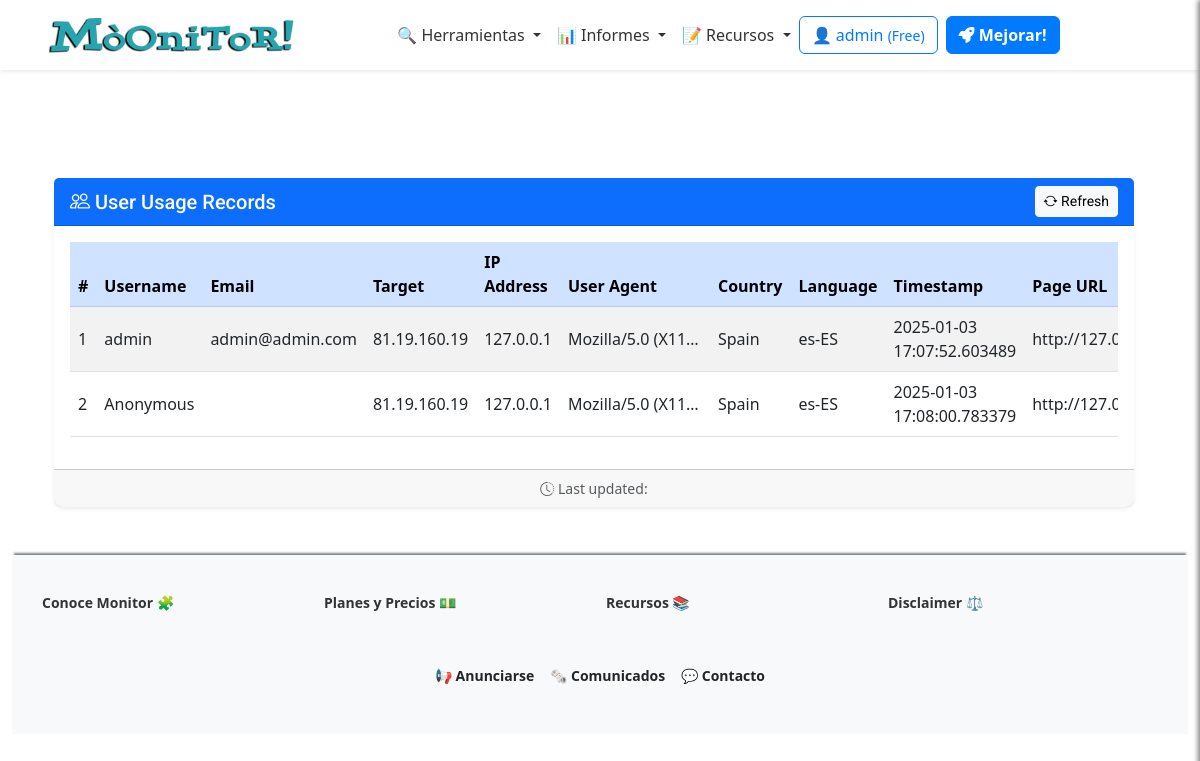
/admin/activity (signed in), run on an earlier commit of the app's database.
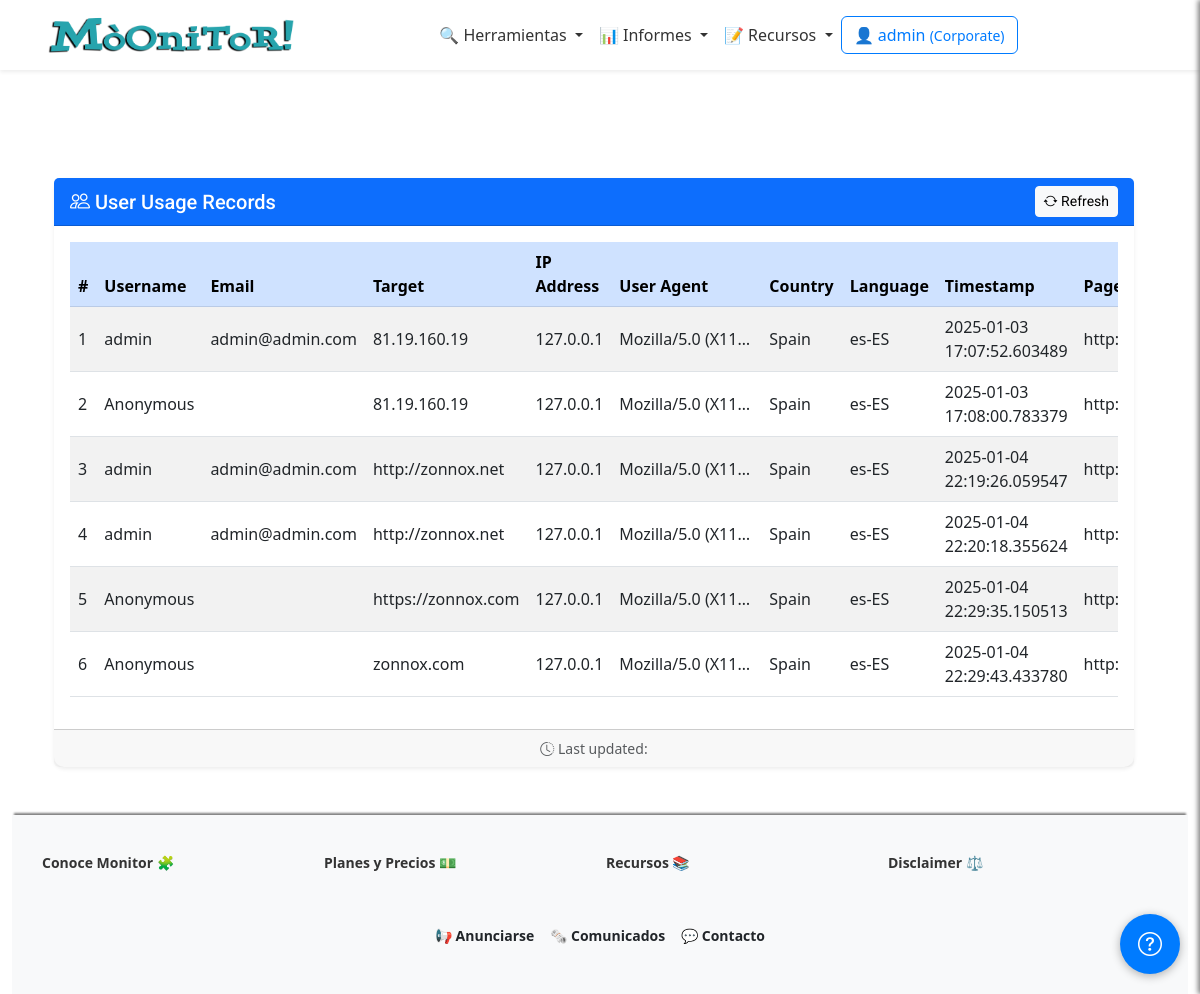
And on a later commit of the database.
### app/models/user_model.py (models this page shows, shortened)
class Users(UserMixin, db.Model):
    __tablename__ = 'Users'
    id = db.Column(db.Integer, primary_key=True)
    username = db.Column(db.String(80), unique=True, nullable=False)
    email = db.Column(db.String(120), unique=True, nullable=False)
    password_hash = db.Column(db.String(255), nullable=False)
    token = db.Column(db.String(255), index=True, unique=True)
    active = db.Column(db.Boolean, default=False)
    registered_on = db.Column(db.DateTime, nullable=False, default=datetime.datetime.utcnow)
    config = db.Column(JSONType)
    role = db.Column(db.String(20), nullable=False, default='usuario')
    subscription_plan = db.Column(Enum('Free', 'Pro', 'Corporate', name='subscription_plans'), default='Free')
    subscription_currency = db.Column(db.String(3), default='USD')  # ISO currency codes (e.g., USD, EUR)
    subscription_expiration = db.Column(db.DateTime, nullable=True)
    subscription_frequency = db.Column(Enum('Monthly', 'Annually', name='subscription_frequency'), default='Monthly')
    primary_payment = db.Column(JSONType, nullable=True)  # IBAN, SWIFT, etc.
    secondary_payment = db.Column(JSONType, nullable=True)
    transactions = db.relationship('Transaction', backref='user', lazy=True)

### app/models/usage_model.py (models this page shows, shortened)
class Activity(db.Model):
    __tablename__='Activity'
    id = db.Column(db.Integer, primary_key=True)
    username = db.Column(db.String(64))
    target = db.Column(db.String(256))
    email = db.Column(db.String(120))
    ip_address = db.Column(db.String(15))
    user_agent = db.Column(db.String(256))
    country = db.Column(db.String(64))
    language = db.Column(db.String(64))
    timestamp = db.Column(db.DateTime, index=True, default=datetime.utcnow())
    page_url = db.Column(db.String(256))

### app/views/logs_views.py (the view)
@app.route('/admin/activity')
@login_required
def activity():
    breadcrumbs = [
    {'url': '/admin', 'text': 'Admin'},
    {'url': '/admin/activity', 'text': 'Actividad'}
    ]
    records = Activity.query.all()
    return render_template('activity.html', records=records, breadcrumbs=breadcrumbs)

### app/__init__.py (called while the page is built)
@app.context_processor
def inject_sidebar_info():
    return dict(is_admin=current_user.is_authenticated and current_user.role == 'admin')

@app.context_processor
def inject_breadcrumb():
    breadcrumbs = [
        {'url': '/', 'text': 'Inicio'},
        {'url': '/profile', 'text': 'Opcion 1'},
        {'url': '/profile/edit', 'text': 'Sub opcion 1'}
    ]
    return {'breadcrumbs': breadcrumbs}

@app.context_processor
def inject_grouped_tools():
    grouped_tools = {}
    for category, tools_in_category in groupby(sorted(tools, key=itemgetter('category')), key=itemgetter('category')):
        subcategories = {}
        for subcategory, tools_in_subcategory in groupby(sorted(tools_in_category, key=itemgetter('subcategory')), key=itemgetter('subcategory')):
            subcategories[subcategory] = list(tools_in_subcategory)
        grouped_tools[category] = subcategories
    return dict(grouped_tools=grouped_tools)

@login_manager.user_loader
def load_user(user_id):
    return Users.query.get(int(user_id))

### app/templates/activity.html (shortened to what this page needs)
{% extends "base.html" %}
{% block content %}
<div class="container my-5">
    <div class="row">
        <div class="col-12">
            <div class="card shadow-sm border-0">
                <div class="card-header bg-primary text-white d-flex justify-content-between align-items-center">
                    <h2 class="h5 mb-0"><i class="bi bi-people"></i> User Usage Records</h2>
                    <button class="btn btn-light btn-sm">
                        <i class="bi bi-arrow-repeat"></i> Refresh
                    </button>
                </div>
                <div class="card-body">
                    {% if records %}
                    <div class="table-responsive">
                        <table id="usageRecordsTable" class="table table-striped table-hover align-middle">
                            <thead class="table-primary">
                                <tr>
                                    <th>#</th>
                                    <th>Username</th>
                                    <th>Email</th>
                                    <th>Target</th>
                                    <th>IP Address</th>
                                    <th>User Agent</th>
                                    <th>Country</th>
                                    <th>Language</th>
                                    <th>Timestamp</th>
                                    <th>Page URL</th>
                                </tr>
                            </thead>
                            <tbody>
                                {% for record in records %}
                                <tr>
                                    <td>{{ record.id }}</td>
                                    <td>{{ record.username }}</td>
                                    <td>{{ record.email }}</td>
                                    <td>{{ record.target }}</td>
                                    <td>{{ record.ip_address }}</td>
                                    <td class="text-truncate" style="max-width: 150px;" title="{{ record.user_agent }}">
                                        {{ record.user_agent }}
                                    </td>
                                    <td>{{ record.country }}</td>
                                    <td>{{ record.language }}</td>
                                    <td>{{ record.timestamp }}</td>
                                    <td class="text-truncate" style="max-width: 150px;" title="{{ record.page_url }}">
                                        {{ record.page_url }}
                                    </td>
                                </tr>
                                {% endfor %}
                            </tbody>
                        </table>
                    </div>
                    {% else %}
                    <div class="alert alert-warning text-center" role="alert">
                        <i class="bi bi-info-circle"></i> No usage records found.
                    </div>
                    {% endif %}
                </div>
                <div class="card-footer text-muted text-center small">
                    <i class="bi bi-clock-history"></i> Last updated: {{ current_time }}
                </div>
            </div>
        </div>
    </div>
</div>
{% endblock %}

### app/templates/base.html (shortened to what this page needs)
<!DOCTYPE html>
<html lang="en">
<head>
    <link href="https://cdn.jsdelivr.net/npm/bootstrap@5.3.0-alpha1/dist/css/bootstrap.min.css" rel="stylesheet">
    <link href="https://cdnjs.cloudflare.com/ajax/libs/font-awesome/6.0.0-beta3/css/all.min.css" rel="stylesheet">
    <link href="https://cdn.jsdelivr.net/npm/simple-datatables@latest/dist/style.css" rel="stylesheet">
    <link rel="stylesheet"
        href="https://cdnjs.cloudflare.com/ajax/libs/bootstrap-icons/1.8.1/font/bootstrap-icons.min.css">
    <link rel="stylesheet" href="{{ url_for('static', filename='css/style.css') }}">
</head>
<body>
    {% include 'inc/header.html' %}
    <div class="container-fluid">
        <div class="row-0">
            <div class="col" id="main-content">
                <div class="container mt-0">
                    {% block content %}
                    {% endblock %}
                </div>
                {% include 'inc/footer.html' %}
            </div>
        </div>
    </div>
    {% if current_user.subscription_plan == "Corporate" %}
        {% include 'inc/helpdesk.html' %}
    {% endif %}
</body>
</html>

### app/templates/inc/header.html
<header class="header">
  {% include 'inc/navbar.html' %}
</header>

### app/templates/inc/navbar.html (shortened to what this page needs)
<nav class="navbar navbar-expand-lg navbar-light bg-white shadow-sm">
  <div class="container">
    <a class="navbar-brand mx-auto" href="{{ url_for('index') }}">
      <img src="{{ url_for('static', filename='logo.png') }}" alt="Logo" height="50"
        class="d-inline-block align-text-top">
    </a>
    <div class="collapse navbar-collapse justify-content-center" id="navbarNav">
      <ul class="navbar-nav align-items-center">
        <li class="nav-item dropdown">
          <a class="nav-link dropdown-toggle" href="#" id="domainDnsDropdown" role="button" data-bs-toggle="dropdown"
            aria-expanded="false">
            🔍 Herramientas
          </a>
        </li>
        <li class="nav-item dropdown">
          <a class="nav-link dropdown-toggle" href="#" id="domainDnsDropdown" role="button" data-bs-toggle="dropdown"
            aria-expanded="false">
            📊 Informes
          </a>
        </li>
        <li class="nav-item dropdown">
          <a class="nav-link dropdown-toggle" href="#" id="domainDnsDropdown" role="button" data-bs-toggle="dropdown"
            aria-expanded="false">
            📝 Recursos
          </a>
        </li>
      </ul>
    <div class="d-flex flex-column flex-sm-row align-items-center justify-content-center ms-0 mb-3 mt-3">
      {% if current_user.is_authenticated %}
          <a href="/dashboard" class="btn btn-outline-primary mb-2 mb-sm-0 me-sm-2">
              <span class="item-responsive">👤 {{ current_user.username }}
                  <small>({{ current_user.subscription_plan }})</small>
              </span>
          </a>
          {% if current_user.subscription_plan == "Free" %}
              <a class="btn btn-primary mb-2 mb-sm-0 me-sm-2 text-decoration-none fw-semibold" href="{{ url_for('edit_subscription') }}">
                  <i class="fa-solid fa-rocket"></i> Mejorar!
              </a>
          {% elif current_user.subscription_plan == "Pro" %}
              <a class="btn btn-primary mb-2 mb-sm-0 me-sm-2 text-decoration-none fw-semibold" href="{{ url_for('edit_subscription') }}">
                  <i class="fa-solid fa-crown"></i> Probar Corporate!
              </a>
          {% endif %}
      {% endif %}
  </div>
    </div>
  </div>
</nav>

### app/templates/inc/footer.html
<footer>
  <div class="container">
    <div class="row">
      <div class="col-md-3 footer-column">
        <h6 class="dropdown-header">Conoce Monitor 🧩</h6>
      </div>
      <div class="col-md-3 footer-column">
        <h6 class="dropdown-header">Planes y Precios 💵</h6>
      </div>
      <div class="col-md-3 footer-column">
        <h6 class="dropdown-header">Recursos 📚</h6>
      </div>
      <div class="col-md-3 footer-column">
        <h6 class="dropdown-header">Disclaimer ⚖️</h6>
      </div>
    </div>
  </div>
  <div class="top-bar d-flex justify-content-center align-items-center py-2 bg-light">
    <div class="d-flex flex-wrap gap-3">
      <a href="#" class="text-dark text-decoration-none fw-semibold">📢 Anunciarse</a>
      <a href="#" id="showSidebar" class="text-dark text-decoration-none fw-semibold">🗞️ Comunicados</a>
      <a href="#" class="text-dark text-decoration-none fw-semibold">💬 Contacto</a>
    </div>
  </div>
</footer>

### app/templates/inc/helpdesk.html (shortened to what this page needs)
 <div class="help-bubble" id="helpBubble">
    <i class="bi bi-question-circle"></i>
  </div>

### app/static/css/style.css (style rules this page uses)
:root { --primary-color: #007bff; --secondary-color: #6c757d; --background-color: #f8f9fa; --text-color: #212529; --info-color: #7c71c5; --navbar-background: white; --navbar-shadow: 0 4px 2px -2px rgba(0, 0, 0, 0.1); --navbar-link: #333; --white: #fff; --featured-column: #f9f9f9; --menu-header: #000; --menu-separator: #ccc; }
body { display: flex; flex-direction: column; min-height: 100vh; background-image: url('https://ciberpunk.es/wp-content/uploads/2020/12/finance4-section-bg2.png'); background-repeat: repeat-y; background-blend-mode: normal; }
.container-fluid { flex: 1; }
.info-bar, .top-bar { font-size: 14px; padding: 5px 0; }
.top-bar a { color: var(--text-color) !important; text-decoration: none; }
.navbar { background-color: var(--navbar-background); box-shadow: var(--navbar-shadow); width: 100%; display: block; padding: 0; box-shadow: var(--navbar-shadow); position: relative; }
.navbar-nav .nav-link { color: var(--navbar-link); }
.btn-outline-primary { border-color: var(--primary-color); color: var(--primary-color); }
footer { background-color: #f8f9fa; padding: 40px 0; color: #333; box-shadow: 0 -4px 2px -2px gray; }
footer .footer-column { margin-bottom: 30px; }
footer .footer-column h6 { font-weight: bold; margin-bottom: 15px; }
.help-bubble { position: fixed; bottom: 20px; right: 20px; width: 60px; height: 60px; background-color: var(--primary-color) !important; border-radius: 50%; box-shadow: 0 2px 10px rgba(0, 0, 0, 0.3); z-index: 1050; display: flex; align-items: center; justify-content: center; cursor: pointer; }
.help-bubble i { font-size: 1.5rem; color: white; }
#main-content { margin-top: 60px; }
.row { margin-right: 0 !important; }

### app/templates/inc/navbar.html (style rules this page uses)
.dropdown-header { font-weight: bold; margin-bottom: 2px; }

### app/templates/activity.html (style rules this page uses)
.card { border-radius: 10px; }
.card-header { font-family: 'Roboto', sans-serif; font-weight: 700; }
.table-striped > tbody > tr:nth-of-type(odd) { background-color: #f8f9fa; }
.text-truncate { white-space: nowrap; overflow: hidden; text-overflow: ellipsis; }

What changed in the data, as far as the page shows it:
changed Users "admin": subscription_plan "Free" → "Corporate"
added Activity: id "3", username "admin", email "admin@admin.com", target "http://zonnox.net", ip_address "127.0.0.1", user_agent "Mozilla/5.0 (X11…", country "Spain", language "es-ES", timestamp "2025-01-04 22:19:26.059547", page_url "http://127.0.0.1:…"
added Activity: id "4", username "admin", email "admin@admin.com", target "http://zonnox.net", ip_address "127.0.0.1", user_agent "Mozilla/5.0 (X11…", country "Spain", language "es-ES", timestamp "2025-01-04 22:20:18.355624", page_url "http://127.0.0.1:…"
added Activity: id "5", username "Anonymous", target "https://zonnox.com", ip_address "127.0.0.1", user_agent "Mozilla/5.0 (X11…", country "Spain", language "es-ES", timestamp "2025-01-04 22:29:35.150513", page_url "http://127.0.0.1:…"
added Activity: id "6", username "Anonymous", target "zonnox.com", ip_address "127.0.0.1", user_agent "Mozilla/5.0 (X11…", country "Spain", language "es-ES", timestamp "2025-01-04 22:29:43.433780", page_url "http://127.0.0.1:…"
Also different on the page:
text no longer shown: "Mejorar!"
